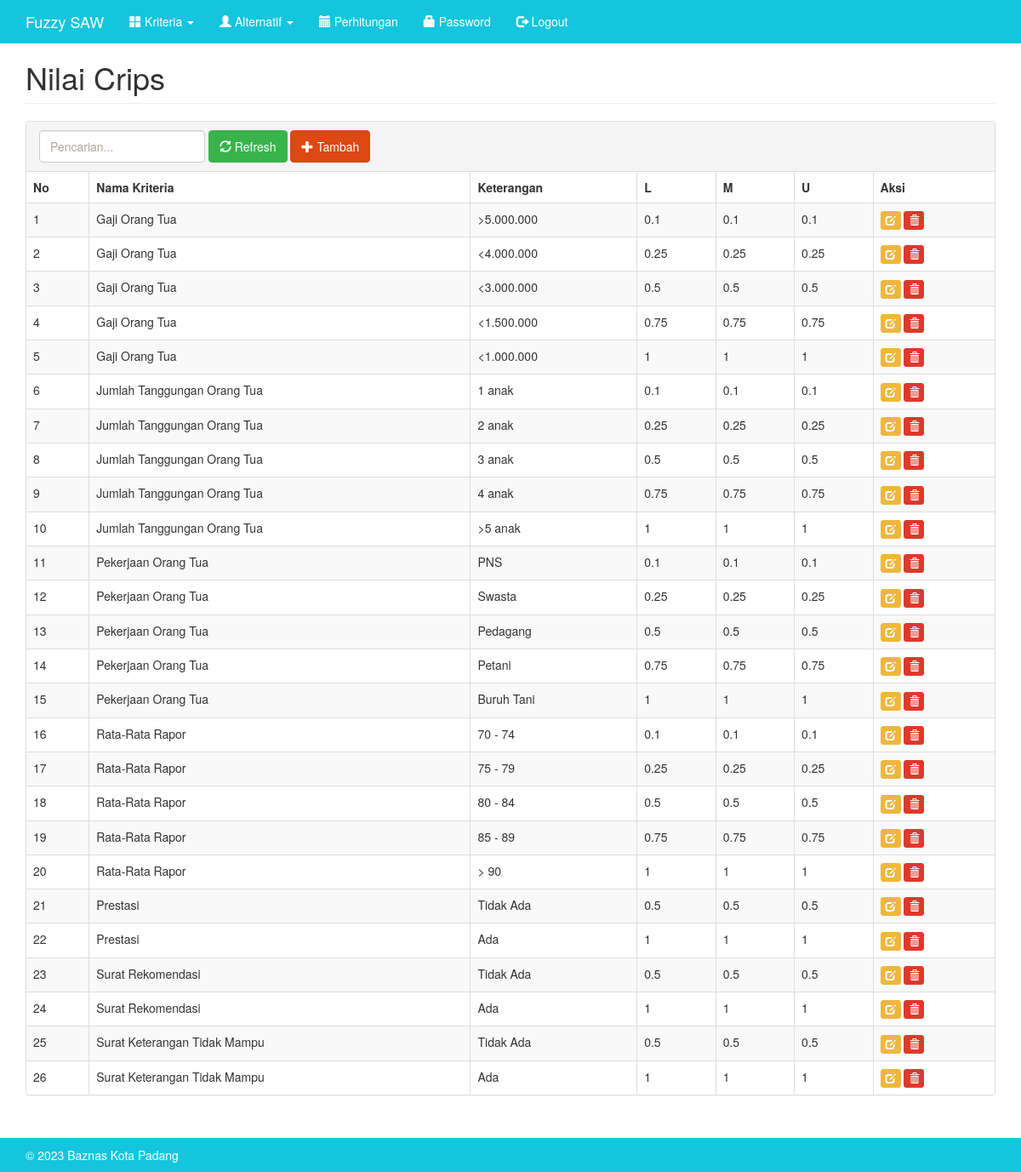
Page /index.php?m=crips (signed in) on the committed database.
### tables this page shows
CREATE TABLE `tb_crips` (
  `kode_crips` int(11) NOT NULL,
  `kode_kriteria` varchar(16) DEFAULT NULL,
  `keterangan` varchar(255) DEFAULT NULL,
  `nilai_l` double DEFAULT NULL,
  `nilai_m` double DEFAULT NULL,
  `nilai_u` double DEFAULT NULL
);

CREATE TABLE `tb_kriteria` (
  `kode_kriteria` varchar(16) NOT NULL,
  `nama_kriteria` varchar(256) DEFAULT NULL,
  `atribut` varchar(16) DEFAULT NULL,
  `bobot` double DEFAULT NULL
);

### config.php (called while the page is built)
<?php
$config["server"] = 'localhost';
$config["username"] = 'root';
$config["password"] = '';
$config["database_name"] = 'fuzzy_saw';

### functions.php (called while the page is built, shortened)
<?php
include 'config.php';
include 'includes/db.php';
$db = new DB($config['server'], $config['username'], $config['password'], $config['database_name']);
function esc_field($str)
{
    return addslashes($str);
}

### includes/db.php (called while the page is built, shortened)
<?php
class DB
{
    var $conn = null;
    public function __construct($host, $username, $passwd, $dbname)
    {
        $this->conn = mysqli_connect($host, $username, $passwd, $dbname);
    }
    public function query($sql)
    {
        $query = mysqli_query($this->conn, $sql) or die('<pre>Error mysqli_query: ' . mysqli_error($this->conn) . '<br />' . $sql . '</pre>');
        return $query;
    }
    public function get_results($sql)
    {
        $query = $this->query($sql);
        $arr = array();
        while ($row = mysqli_fetch_object($query)) {
            $arr[] = $row;
        }
        return $arr;
    }
}

### crips.php (the view, shortened to what this page needs)
<div class="page-header">
    <h1>Nilai Crips</h1>
</div>
<div class="panel panel-default">
    <div class="panel-heading">
        <form class="form-inline">
            <div class="form-group">
                <input class="form-control" type="text" name="q" value="<?= $_GET['q'] ?>" placeholder="Pencarian...">
            </div>
            <div class="form-group">
                <button class="btn btn-success"><span class="glyphicon glyphicon-refresh"></span> Refresh</button>
            </div>
            <div class="form-group">
                <a class="btn btn-primary" href="?m=crips_tambah"><span class="glyphicon glyphicon-plus"></span> Tambah</a>
            </div>
        </form>
    </div>
    <div class="table-responsive">
        <table class="table table-bordered table-hover table-striped">
            <thead>
                <tr>
                    <th>No</th>
                    <th>Nama Kriteria</th>
                    <th>Keterangan</th>
                    <th>L</th>
                    <th>M</th>
                    <th>U</th>
                    <th>Aksi</th>
                </tr>
            </thead>
            <?php
            $q = esc_field($_GET['q']);
            $rows = $db->get_results("SELECT * FROM tb_crips c INNER JOIN tb_kriteria k ON k.kode_kriteria=c.kode_kriteria WHERE k.nama_kriteria LIKE '%$q%' OR c.keterangan LIKE '%$q%' ORDER BY k.kode_kriteria, nilai_l, nilai_m, nilai_u");
            $no = 1;
            foreach ($rows as $row) : ?>
                <tr>
                    <td><?= $no++ ?></td>
                    <td><?= $row->nama_kriteria ?></td>
                    <td><?= $row->keterangan ?></td>
                    <td><?= $row->nilai_l ?></td>
                    <td><?= $row->nilai_m ?></td>
                    <td><?= $row->nilai_u ?></td>
                    <td>
                        <a class="btn btn-xs btn-warning" href="?m=crips_ubah&ID=<?= $row->kode_crips ?>"><span class="glyphicon glyphicon-edit"></span></a>
                        <a class="btn btn-xs btn-danger" href="aksi.php?act=crips_hapus&ID=<?= $row->kode_crips ?>" onclick="return confirm('Hapus data?')"><span class="glyphicon glyphicon-trash"></span></a>
                    </td>
                </tr>
            <?php endforeach ?>
        </table>
    </div>
</div>

### assets/css/general.css (style rules this page uses)
html { position: relative; min-height: 100%; }
body { margin-bottom: 70px; }
.page-header { margin-top: 0; padding-bottom: 0; }
.page-header h1 { margin-top: 0; }

### rows in the picture
tb_crips: kode_kriteria.nama_kriteria "Gaji Orang Tua", keterangan ">5.000.000", nilai_l "0.1", nilai_m "0.1", nilai_u "0.1"
tb_crips: kode_kriteria.nama_kriteria "Gaji Orang Tua", keterangan "<4.000.000", nilai_l "0.25", nilai_m "0.25", nilai_u "0.25"
tb_crips: kode_kriteria.nama_kriteria "Gaji Orang Tua", keterangan "<3.000.000", nilai_l "0.5", nilai_m "0.5", nilai_u "0.5"
tb_crips: kode_kriteria.nama_kriteria "Gaji Orang Tua", keterangan "<1.500.000", nilai_l "0.75", nilai_m "0.75", nilai_u "0.75"
tb_crips: kode_kriteria.nama_kriteria "Gaji Orang Tua", keterangan "<1.000.000", nilai_l "1", nilai_m "1", nilai_u "1"
tb_crips: kode_kriteria.nama_kriteria "Jumlah Tanggungan Orang Tua", keterangan "1 anak", nilai_l "0.1", nilai_m "0.1", nilai_u "0.1"
tb_crips: kode_kriteria.nama_kriteria "Jumlah Tanggungan Orang Tua", keterangan "2 anak", nilai_l "0.25", nilai_m "0.25", nilai_u "0.25"
tb_crips: kode_kriteria.nama_kriteria "Jumlah Tanggungan Orang Tua", keterangan "3 anak", nilai_l "0.5", nilai_m "0.5", nilai_u "0.5"
tb_crips: kode_kriteria.nama_kriteria "Jumlah Tanggungan Orang Tua", keterangan "4 anak", nilai_l "0.75", nilai_m "0.75", nilai_u "0.75"
tb_crips: kode_kriteria.nama_kriteria "Jumlah Tanggungan Orang Tua", keterangan ">5 anak", nilai_l "1", nilai_m "1", nilai_u "1"
tb_crips: kode_kriteria.nama_kriteria "Pekerjaan Orang Tua", keterangan "PNS", nilai_l "0.1", nilai_m "0.1", nilai_u "0.1"
tb_crips: kode_kriteria.nama_kriteria "Pekerjaan Orang Tua", keterangan "Swasta", nilai_l "0.25", nilai_m "0.25", nilai_u "0.25"
tb_crips: kode_kriteria.nama_kriteria "Pekerjaan Orang Tua", keterangan "Pedagang", nilai_l "0.5", nilai_m "0.5", nilai_u "0.5"
tb_crips: kode_kriteria.nama_kriteria "Pekerjaan Orang Tua", keterangan "Petani", nilai_l "0.75", nilai_m "0.75", nilai_u "0.75"
tb_crips: kode_kriteria.nama_kriteria "Pekerjaan Orang Tua", keterangan "Buruh Tani", nilai_l "1", nilai_m "1", nilai_u "1"
tb_crips: kode_kriteria.nama_kriteria "Rata-Rata Rapor", keterangan "70 - 74", nilai_l "0.1", nilai_m "0.1", nilai_u "0.1"
tb_crips: kode_kriteria.nama_kriteria "Rata-Rata Rapor", keterangan "75 - 79", nilai_l "0.25", nilai_m "0.25", nilai_u "0.25"
tb_crips: kode_kriteria.nama_kriteria "Rata-Rata Rapor", keterangan "80 - 84", nilai_l "0.5", nilai_m "0.5", nilai_u "0.5"
tb_crips: kode_kriteria.nama_kriteria "Rata-Rata Rapor", keterangan "85 - 89", nilai_l "0.75", nilai_m "0.75", nilai_u "0.75"
tb_crips: kode_kriteria.nama_kriteria "Rata-Rata Rapor", keterangan "> 90", nilai_l "1", nilai_m "1", nilai_u "1"
tb_crips: kode_kriteria.nama_kriteria "Prestasi", keterangan "Tidak Ada", nilai_l "0.5", nilai_m "0.5", nilai_u "0.5"
tb_crips: kode_kriteria.nama_kriteria "Prestasi", keterangan "Ada", nilai_l "1", nilai_m "1", nilai_u "1"
tb_crips: kode_kriteria.nama_kriteria "Surat Rekomendasi", keterangan "Tidak Ada", nilai_l "0.5", nilai_m "0.5", nilai_u "0.5"
tb_crips: kode_kriteria.nama_kriteria "Surat Rekomendasi", keterangan "Ada", nilai_l "1", nilai_m "1", nilai_u "1"
tb_crips: kode_kriteria.nama_kriteria "Surat Keterangan Tidak Mampu", keterangan "Tidak Ada", nilai_l "0.5", nilai_m "0.5", nilai_u "0.5"
tb_crips: kode_kriteria.nama_kriteria "Surat Keterangan Tidak Mampu", keterangan "Ada", nilai_l "1", nilai_m "1", nilai_u "1"
